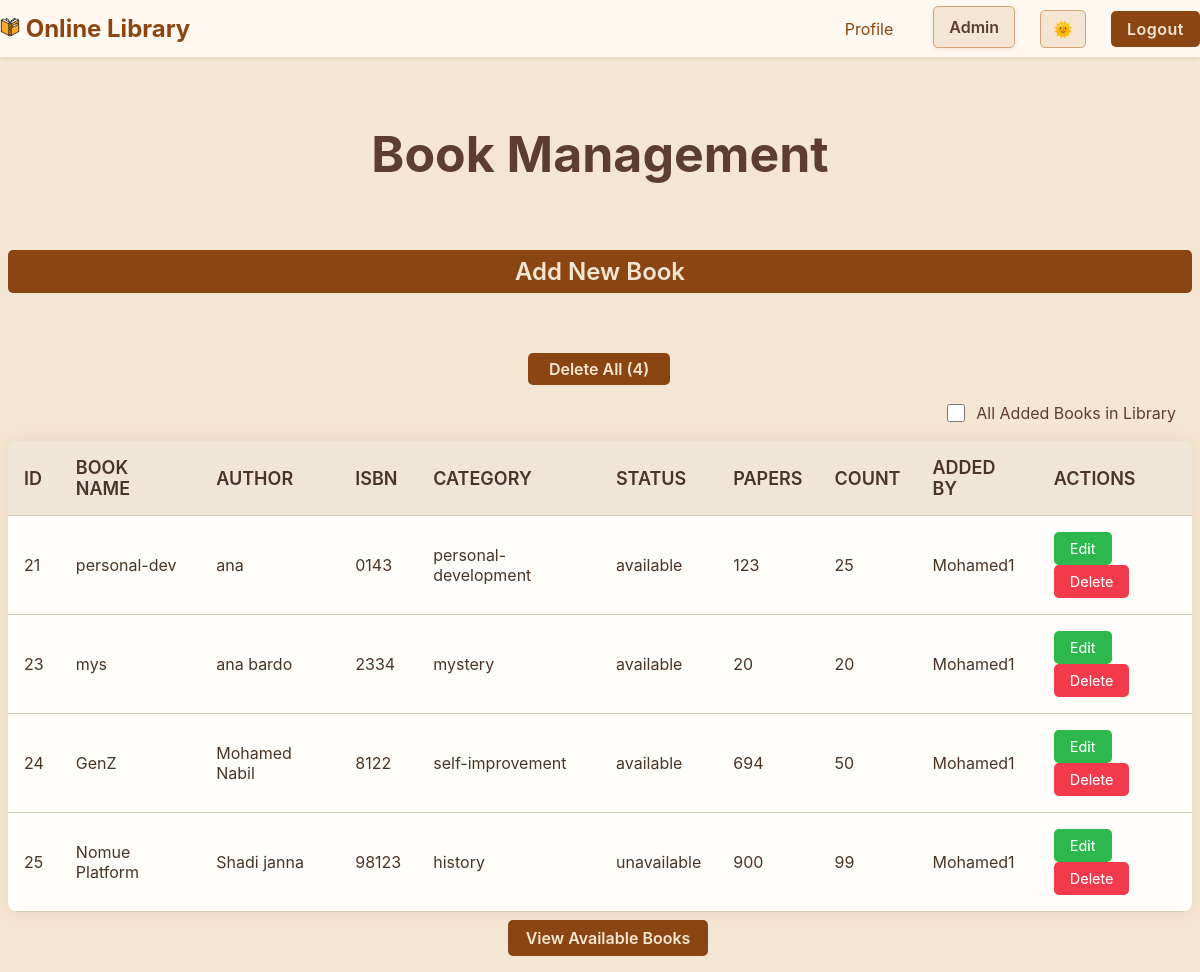
The page /admin-dashboard/ (signed in) on the database as committed earlier.
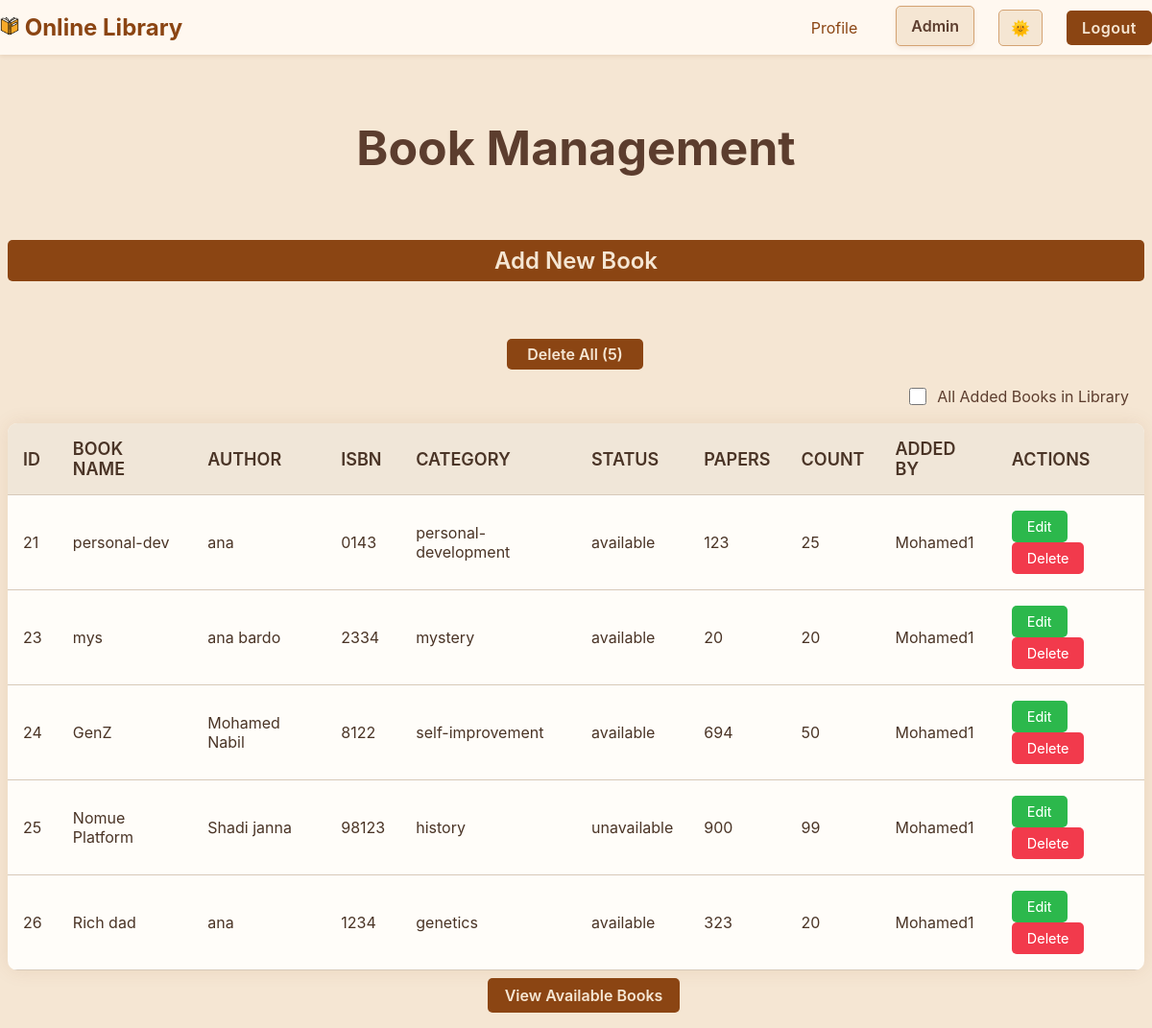
The same page on the database as committed later.
### library_app/models.py (models this page shows, shortened)
class Book(models.Model):
    CATEGORY_CHOICES = [
        ('fiction', 'Fiction'),
        ('non-fiction', 'Non-Fiction'),
        ('mystery', 'Mystery'),
        ('fantasy', 'Fantasy'),
        ('science-fiction', 'Science Fiction'),
        ('biography', 'Biography'),
        ('history', 'History'),
        ('romance', 'Romance'),
        ('biology', 'Biology'),
        ('genetics', 'Genetics'),
        ('self-improvement', 'Self-Improvement'),
        ('personal-development', 'Personal-Development'),
        ('other', 'Other')
    ]
    STATUS_CHOICES = [
        ('available', 'Available'),
        ('unavailable', 'Unavailable'),
    ]
    title = models.CharField(max_length=200)
    author = models.CharField(max_length=100)
    ISBN = models.CharField(max_length=15, unique=True, validators=[validate_numeric])
    pages = models.PositiveIntegerField(validators=[MinValueValidator(5),MaxValueValidator(10000)])
    category = models.CharField(max_length=50, choices=CATEGORY_CHOICES)
    description = models.TextField(blank=True, null=True)
    status = models.CharField(max_length=20, choices=STATUS_CHOICES, default='available')
    count = models.PositiveIntegerField(default=1,validators=[MinValueValidator(0),MaxValueValidator(100)])
    book_cover = models.ImageField(upload_to='book_covers/%y/%m/%d/', null=True, blank=True, default='book_covers/25/05/19/defaultBookCover.jpg')
    added_by = models.ForeignKey(User, on_delete=models.SET_NULL, null=True)
    added_date = models.DateTimeField(default=timezone.now)

### library_app/views.py (the view)
# urls.py: path('admin-dashboard/', views.admin_dashboard, name='admin_dashboard'),
def admin_dashboard(request):
    current_path = request.path.strip('/')
    books = Book.objects.all()
    context = {
        'current_path': current_path,
        'books': books,
        'is_admin_page': True,
        'is_profile': True
    }
    return render(request, 'adminPages/admin-dashboard.html', context)

### templates/adminPages/admin-dashboard.html (shortened to what this page needs)
{% extends 'base.html' %}
{% load static %}
{% block extra_css %}
    <link rel="stylesheet" href="{% static 'adminPages/Css/admin_Style.css' %}">
{% endblock extra_css %}
{% block content %}
    <div class="main-container">
        <div class="admin-header">
            <h1>Book Management</h1>
            <button id="addBookBtn" class="btn-primary" onclick="window.location.href='{% url 'add_book' %}'">Add New Book</button>
        </div>
        <div class="deleteAll-container">
            <form method="post" action="{% url 'delete_all_books' %}" id="deleteAllForm">
                <button type="button" id="deleteAll-btn" onclick="showDeleteAllModal()">Delete All Books</button>
            </form>
        </div>
        <div class="select-all-container">
            <input type="checkbox" id="selectAllBooks" class="select-all-checkbox">
            <label for="selectAllBooks">All Added Books in Library</label>
        </div>
        <div class="books-table-container">
            <table class="books-table">
                <thead>
                    <tr>
                        <th>ID</th>
                        <th>Book Name</th>
                        <th>Author</th>
                        <th>ISBN</th>
                        <th>Category</th>
                        <th>Status</th>
                        <th>Papers</th>
                        <th>Count</th>
                        <th>Added By</th>
                        <th>Actions</th>
                    </tr>
                </thead>
                <tbody id="booksTbody">
                    {% for book in books %}
                    <tr data-book-id="{{ book.id }}" {% if book.added_by != request.user %}class="not-user-book"{% endif %}>
                        <td>{{ book.id }}</td>
                        <td>{{ book.title }}</td>
                        <td>{{ book.author }}</td>
                        <td>{{ book.ISBN }}</td>
                        <td>{{ book.category }}</td>
                        <td>{{ book.status }}</td>
                        <td>{{ book.pages }}</td>
                        <td>{{ book.count }}</td>
                        <td>{{ book.added_by.username }}</td>
                        <td>
                            <div class="action-buttons">
                                {% if book.added_by == request.user %}
                                <button class="action-buttons" id="btn-edit" onclick="window.location.href='{% url 'edit_book' book.id %}'">Edit</button>
                                <form method="post" action="{% url 'delete_book' book.id %}" style="display: inline;" id="deleteForm-{{ book.id }}">
                                    <button type="button" class="action-buttons" id="btn-delete" onclick="showDeleteModal('{{ book.title }}', '{{ book.id }}')">Delete</button>
                                </form>
                                {% else %}
                                <span class="read-only">Read Only</span>
                                {% endif %}
                            </div>
                        </td>
                    </tr>
                    {% endfor %}
                </tbody>
            </table>
        </div>
        <div class="view-available-container">
            <button id="view-available-books" onclick="window.location.href='{% url 'view_available' %}'">View Available Books</button>
        </div>
    </div>
{% endblock content %}

Rows that differ between the two databases and show on the page:
added Book: id "26", title "Rich dad", author "ana", ISBN "1234", category "genetics", status "available", pages "323", count "20", added_by.username "Mohamed1"
Other text that changed with them:
text written by a page script: "Delete All (4)" → "Delete All (5)"
